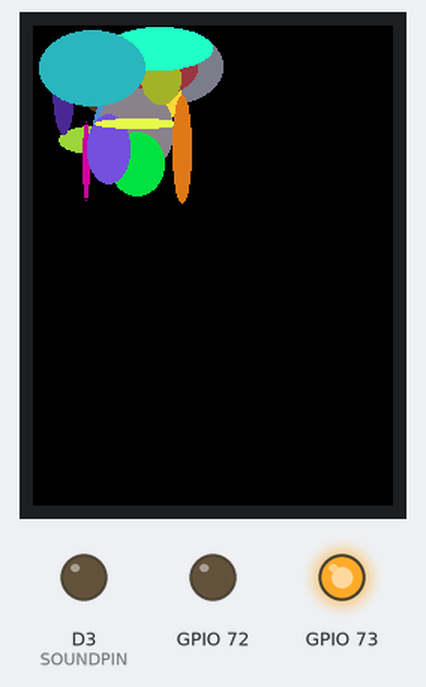
Simulated run of this sketch. Board: ESP8266 (NodeMCU). On the bench: 240×320 colour display, output pins drawn as LEDs (lit = HIGH). Random numbers use the default seed unless the sketch sets one.

Above: at 2.0 s.
At 6.2 s:
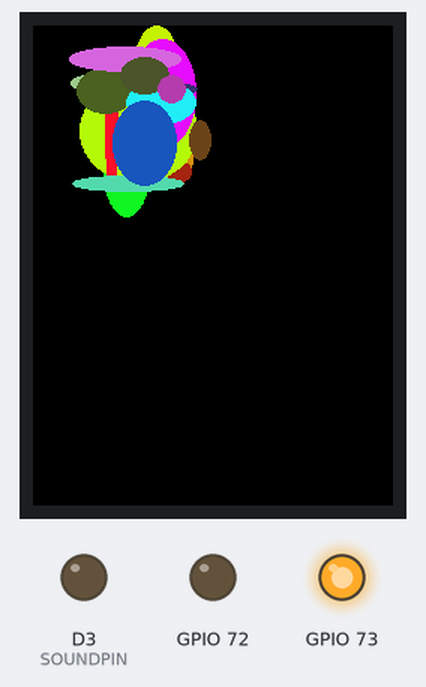
At 10.4 s:
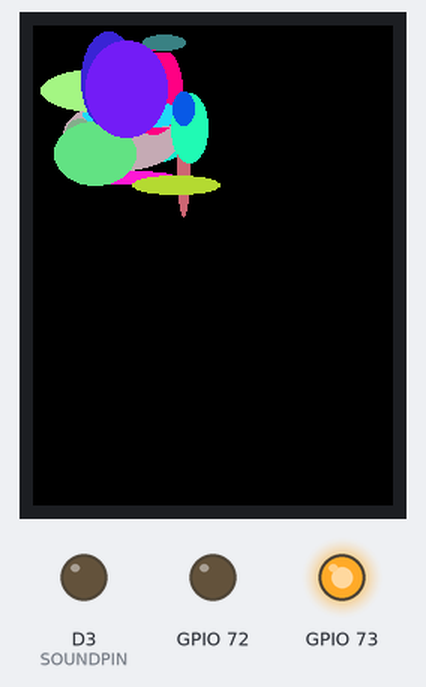
At 18.8 s:
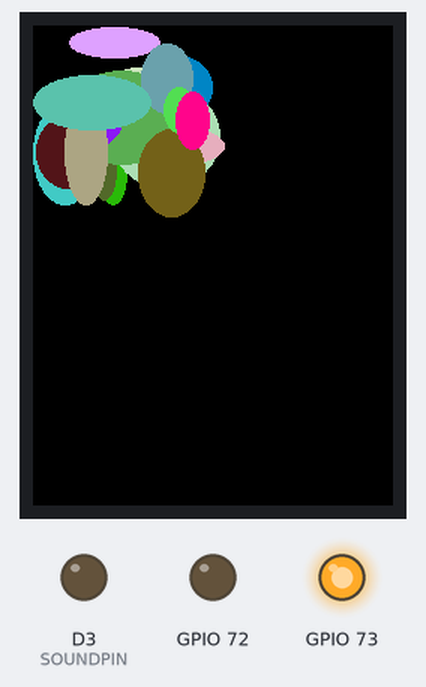
At 27.2 s:
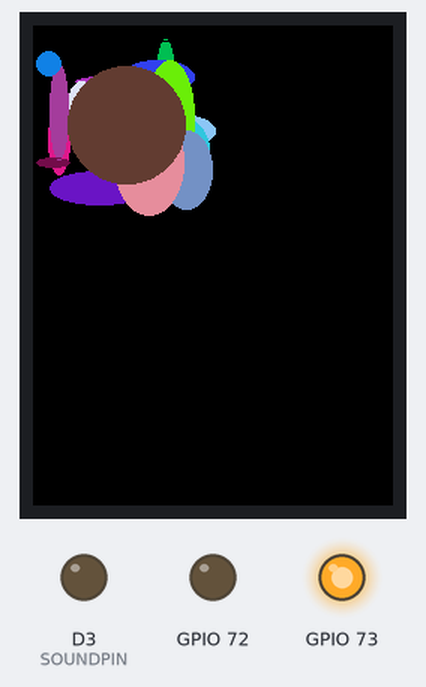
At 37.7 s:
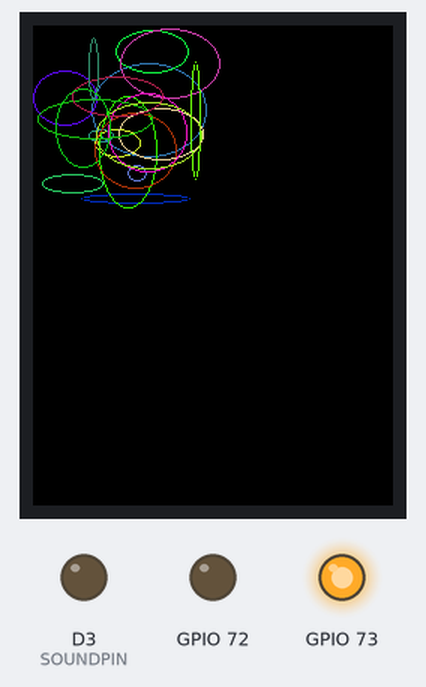

Measured:
- what the display in image 0 shows lasts 2.1 s, from 2.0 s to 4.1 s

The sketch:

TFT_Ellipse.ino
```cpp
/*
  Ellipse drawing example

  This sketch does not use any fonts.
*/

#include "ESPboyInit.h"

ESPboyInit myESPboy;       // Invoke custom library

int16_t h = 128;
int16_t w = 128;

void setup(void) {

  //Set up the display
  myESPboy.begin("TFT_Ellipse");

}

void loop() {

  myESPboy.tft.fillScreen(TFT_BLACK);

  // Draw some random filled elipses
  for (int i = 0; i < 20; i++)
  {
    int rx = random(40);
    int ry = random(40);
    int x = rx + random(w - rx - rx);
    int y = ry + random(h - ry - ry);
    myESPboy.tft.fillEllipse(x, y, rx, ry, random(0xFFFF));
  }

  delay(2000);
  myESPboy.tft.fillScreen(TFT_BLACK);

  // Draw some random outline elipses
  for (int i = 0; i < 20; i++)
  {
    int rx = random(40);
    int ry = random(40);
    int x = rx + random(w - rx - rx);
    int y = ry + random(h - ry - ry);
    myESPboy.tft.drawEllipse(x, y, rx, ry, random(0xFFFF));
  }

  delay(2000);
}
```

ESPboyInit.cpp
```cpp
/*
ESPboy_Init class
for www.ESPboy.com project by RomanS
https://hackaday.io/project/164830-espboy-games-iot-stem-for-education-fun
v1.0
*/

#include "ESPboyInit.h"

ESPboyInit::ESPboyInit(){};

void ESPboyInit::begin(char *appName) {
  Serial.begin(115200); //serial init
  WiFi.mode(WIFI_OFF); // to safe battery power

//DAC init and backlit off
  dac.begin(MCP4725address);
  delay (100);
  dac.setVoltage(0, false);

//mcp23017 init for buttons, LED LOCK and TFT Chip Select pins
  mcp.begin(MCP23017address);
  delay(100);

  for (int i=0;i<8;i++){
     mcp.pinMode(i, INPUT);
     mcp.pullUp(i, HIGH);}

//sound init and test
  pinMode(SOUNDPIN, OUTPUT);
  noPlayTone();

//LCD TFT init
  mcp.pinMode(CSTFTPIN, OUTPUT);
  mcp.digitalWrite(CSTFTPIN, LOW);
  tft.begin();
  delay(100);
  tft.setRotation(0);
  tft.fillScreen(TFT_BLACK);
  tft.setTextSize(1);
  tft.setTextColor(TFT_YELLOW);
  tft.drawString (appName, (128-(strlen(appName)*6))/2, 102);

//LCD backlit fading on
  for (uint16_t bcklt=300; bcklt<4095; bcklt+=30){
    dac.setVoltage(bcklt, false);
    delay(10);}

//clear TFT and backlit on high
  dac.setVoltage(4095, true);
  tft.fillScreen(TFT_BLACK);

//LED pin LOCK OFF
  mcp.pinMode(LEDLOCK, OUTPUT);
  mcp.digitalWrite(LEDLOCK, HIGH);
};


void ESPboyInit::playTone(uint16_t frq, uint16_t dur) { tone(SOUNDPIN, frq, dur); }
void ESPboyInit::playTone(uint16_t frq) { tone(SOUNDPIN, frq); }

void ESPboyInit::noPlayTone() { noTone(SOUNDPIN); }

uint8_t ESPboyInit::getKeys() { return (~mcp.readGPIOAB() & 255); }
```

ESPboyInit.h
```cpp
/*
ESPboy_Init class
for www.ESPboy.com project by RomanS
https://hackaday.io/project/164830-espboy-games-iot-stem-for-education-fun
v1.0
*/

#ifndef ESPboy_Init
#define ESPboy_Init

#include <Arduino.h>
#include <Adafruit_MCP23017.h> //to control buttons
#include <Adafruit_MCP4725.h>  //to control the LCD display backlit
#include <TFT_eSPI.h>          //to draw at LCD TFT
#include <ESP8266WiFi.h>       //to control WiFi

#include <FS.h>
using fs::FS;

#define MCP23017address 0 // actually it's 0x20 but in <Adafruit_MCP23017.h> lib there is (x|0x20) :)
#define MCP4725address  0x60

#define LEDPIN         D4
#define SOUNDPIN       D3
#define LEDLOCK        9
#define CSTFTPIN       8 //Chip Select pin for LCD (it's on the MCP23017 GPIO expander GPIO8)

#define PAD_LEFT        0x01
#define PAD_UP          0x02
#define PAD_DOWN        0x04
#define PAD_RIGHT       0x08
#define PAD_ACT         0x10
#define PAD_ESC         0x20
#define PAD_LFT         0x40
#define PAD_RGT         0x80
#define PAD_ANY         0xff


class ESPboyInit{

public:
  Adafruit_MCP23017 mcp;
  Adafruit_MCP4725 dac;
  TFT_eSPI tft;

  ESPboyInit();
  void begin(char *appName);

  uint8_t getKeys();
  void playTone(uint16_t frq, uint16_t dur);
  void playTone(uint16_t frq);
  void noPlayTone();
};

#endif
```
